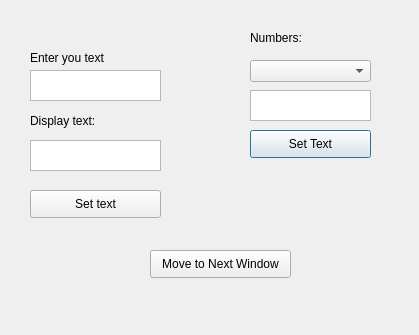
<?xml version="1.0" encoding="UTF-8"?>
<ui version="4.0">
 <class>UI</class>
 <widget class="QDialog" name="UI">
  <property name="geometry">
   <rect>
    <x>0</x>
    <y>0</y>
    <width>419</width>
    <height>335</height>
   </rect>
  </property>
  <property name="windowTitle">
   <string>Dialog</string>
  </property>
  <property name="autoFillBackground">
   <bool>true</bool>
  </property>
  <property name="styleSheet">
   <string notr="true"/>
  </property>
  <widget class="QComboBox" name="comboBox">
   <property name="geometry">
    <rect>
     <x>250</x>
     <y>60</y>
     <width>121</width>
     <height>22</height>
    </rect>
   </property>
  </widget>
  <widget class="QLabel" name="label">
   <property name="geometry">
    <rect>
     <x>250</x>
     <y>30</y>
     <width>55</width>
     <height>16</height>
    </rect>
   </property>
   <property name="text">
    <string>Numbers:</string>
   </property>
  </widget>
  <widget class="QTextEdit" name="textEdit">
   <property name="geometry">
    <rect>
     <x>250</x>
     <y>90</y>
     <width>121</width>
     <height>31</height>
    </rect>
   </property>
  </widget>
  <widget class="QPushButton" name="pushButton">
   <property name="geometry">
    <rect>
     <x>250</x>
     <y>130</y>
     <width>121</width>
     <height>28</height>
    </rect>
   </property>
   <property name="text">
    <string>Set Text</string>
   </property>
  </widget>
  <widget class="QPlainTextEdit" name="plainTextEdit">
   <property name="geometry">
    <rect>
     <x>30</x>
     <y>70</y>
     <width>131</width>
     <height>31</height>
    </rect>
   </property>
  </widget>
  <widget class="QLabel" name="label_2">
   <property name="geometry">
    <rect>
     <x>30</x>
     <y>50</y>
     <width>91</width>
     <height>16</height>
    </rect>
   </property>
   <property name="text">
    <string>Enter you text</string>
   </property>
  </widget>
  <widget class="QLabel" name="label_3">
   <property name="geometry">
    <rect>
     <x>30</x>
     <y>110</y>
     <width>121</width>
     <height>21</height>
    </rect>
   </property>
   <property name="text">
    <string>Display text:</string>
   </property>
  </widget>
  <widget class="QTextEdit" name="textEdit_2">
   <property name="geometry">
    <rect>
     <x>30</x>
     <y>140</y>
     <width>131</width>
     <height>31</height>
    </rect>
   </property>
  </widget>
  <widget class="QPushButton" name="pushButton_2">
   <property name="geometry">
    <rect>
     <x>30</x>
     <y>190</y>
     <width>131</width>
     <height>28</height>
    </rect>
   </property>
   <property name="text">
    <string>Set text</string>
   </property>
  </widget>
  <widget class="QPushButton" name="pushButton_3">
   <property name="geometry">
    <rect>
     <x>150</x>
     <y>250</y>
     <width>141</width>
     <height>28</height>
    </rect>
   </property>
   <property name="text">
    <string>Move to Next Window</string>
   </property>
  </widget>
 </widget>
 <resources/>
 <connections/>
</ui>
